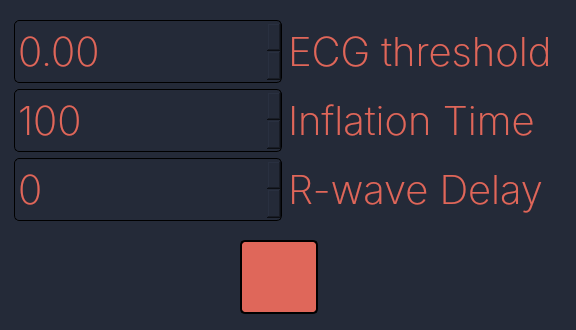
<?xml version="1.0" encoding="UTF-8"?>
<ui version="4.0">
 <class>DialogThreshold</class>
 <widget class="QDialog" name="DialogThreshold">
  <property name="windowModality">
   <enum>Qt::ApplicationModal</enum>
  </property>
  <property name="geometry">
   <rect>
    <x>0</x>
    <y>0</y>
    <width>576</width>
    <height>330</height>
   </rect>
  </property>
  <property name="font">
   <font>
    <family>Inter</family>
    <pointsize>30</pointsize>
    <weight>9</weight>
    <italic>false</italic>
    <bold>false</bold>
   </font>
  </property>
  <property name="windowTitle">
   <string>Dialog</string>
  </property>
  <property name="styleSheet">
   <string notr="true">background-color: rgb(36, 42, 56);
color: rgb(223, 103, 90);
font: 75 30pt &quot;Inter&quot;;</string>
  </property>
  <property name="modal">
   <bool>false</bool>
  </property>
  <widget class="QPushButton" name="uploadBtn">
   <property name="geometry">
    <rect>
     <x>240</x>
     <y>240</y>
     <width>78</width>
     <height>74</height>
    </rect>
   </property>
   <property name="styleSheet">
    <string notr="true">QPushButton
{
  background-color: rgb(223, 103, 90);
  color: rgb(223, 103, 90);
  border-style: solid;
  border-width: 2px;
  border-radius: 5px;
  border-color: rgb(0, 0, 0);
  padding: 5px;
  icon: url(:/Icons/GUI_Resources/upload.svg);
  qproperty-iconSize: 60px;
}

QPushButton::hover
{
  background-color:rgb(255, 116, 103);
  color: rgb(223, 103, 90);
  border-style: solid;
  border-width: 2px;
  border-radius: 5px;
  border-color: rgb(0, 0, 0);
  padding: 5px;
}

QPushButton::pressed
{
  background-color:rgb(166, 75, 67);
  color: rgb(223, 103, 90);
  border-style: solid;
  border-width: 2px;
  border-radius: 5px;
  border-color: rgb(0, 0, 0);
  padding: 5px;
}

QPushButton::disabled
{
  background-color:rgb(36, 42, 56);
  color:rgb(223, 103, 90);
  border-width: 0px;
  border-color: rgb(0, 0, 0);
  padding: 5px;
}

</string>
   </property>
   <property name="text">
    <string/>
   </property>
   <property name="icon">
    <iconset resource="Resource_file.qrc">
     <normaloff>:/Icons/GUI_Resources/upload.svg</normaloff>:/Icons/GUI_Resources/upload.svg</iconset>
   </property>
   <property name="iconSize">
    <size>
     <width>60</width>
     <height>60</height>
    </size>
   </property>
  </widget>
  <widget class="QWidget" name="layoutWidget">
   <property name="geometry">
    <rect>
     <x>14</x>
     <y>20</y>
     <width>542</width>
     <height>201</height>
    </rect>
   </property>
   <layout class="QHBoxLayout" name="horizontalLayout">
    <item>
     <layout class="QVBoxLayout" name="verticalLayout">
      <item>
       <widget class="QDoubleSpinBox" name="ecgSpinBox">
        <property name="sizePolicy">
         <sizepolicy hsizetype="Minimum" vsizetype="MinimumExpanding">
          <horstretch>0</horstretch>
          <verstretch>0</verstretch>
         </sizepolicy>
        </property>
        <property name="font">
         <font>
          <family>Inter</family>
          <pointsize>30</pointsize>
          <weight>9</weight>
          <italic>false</italic>
          <bold>false</bold>
         </font>
        </property>
        <property name="styleSheet">
         <string notr="true">QDoubleSpinBox
{
  background-color: rgb(36, 42, 56);
  color: rgb(223, 103, 90);
  border-style: solid;
  border-width: 1px;
  border-radius: 5px;
  border-color: rgb(0, 0, 0);
  padding: 1px;
}

QDoubleSpinBox::up-button {
	background-color: rgb(223, 103, 90);
	image: url(:/Icons/GUI_Resources/chevron-up.svg);
	width: 40px;
  	border-style: solid;
  	border-width: 2px;
  	border-radius: 5px;
  	border-color: rgb(0, 0, 0);
}

QDoubleSpinBox::up-button:hover {
	background-color: rgb(255, 116, 103);
}

QDoubleSpinBox::up-button:pressed {
	background-color: rgb(157, 71, 63);
}

QDoubleSpinBox::up-button:disabled {
	background-color: rgb(93, 93, 93);
}

QDoubleSpinBox::down-button {
	background-color: rgb(223, 103, 90);
	image: url(:/Icons/GUI_Resources/chevron-down.svg);
	width: 40px;
  	border-style: solid;
  	border-width: 2px;
  	border-radius: 5px;
  	border-color: rgb(0, 0, 0);
}

QDoubleSpinBox::down-button:hover {
	background-color: rgb(255, 116, 103);
}

QDoubleSpinBox::down-button:pressed {
	background-color: rgb(157, 71, 63);
}

QDoubleSpinBox::down-button:disabled {
	background-color: rgb(93, 93, 93);
}

QDoubleSpinBox::disabled
{
  color: rgb(93, 93, 93);
}</string>
        </property>
        <property name="minimum">
         <double>-99.989999999999995</double>
        </property>
        <property name="singleStep">
         <double>0.010000000000000</double>
        </property>
       </widget>
      </item>
      <item>
       <widget class="QSpinBox" name="inflationSpinBox">
        <property name="sizePolicy">
         <sizepolicy hsizetype="Minimum" vsizetype="MinimumExpanding">
          <horstretch>0</horstretch>
          <verstretch>0</verstretch>
         </sizepolicy>
        </property>
        <property name="font">
         <font>
          <family>Inter</family>
          <pointsize>30</pointsize>
          <weight>9</weight>
          <italic>false</italic>
          <bold>false</bold>
         </font>
        </property>
        <property name="styleSheet">
         <string notr="true">QSpinBox
{
  background-color: rgb(36, 42, 56);
  color: rgb(223, 103, 90);
  border-style: solid;
  border-width: 1px;
  border-radius: 5px;
  border-color: rgb(0, 0, 0);
  padding: 1px;
}

QSpinBox::up-button {
	background-color: rgb(223, 103, 90);
	image: url(:/Icons/GUI_Resources/chevron-up.svg);
	width: 40px;
  	border-style: solid;
  	border-width: 2px;
  	border-radius: 5px;
  	border-color: rgb(0, 0, 0);
}

QSpinBox::up-button:hover {
	background-color: rgb(255, 116, 103);
}

QSpinBox::up-button:pressed {
	background-color: rgb(157, 71, 63);
}

QSpinBox::up-button:disabled {
	background-color: rgb(93, 93, 93);
}

QSpinBox::down-button {
	background-color: rgb(223, 103, 90);
	image: url(:/Icons/GUI_Resources/chevron-down.svg);
	width: 40px;
  	border-style: solid;
  	border-width: 2px;
  	border-radius: 5px;
  	border-color: rgb(0, 0, 0);
}

QSpinBox::down-button:hover {
	background-color: rgb(255, 116, 103);
}

QSpinBox::down-button:pressed {
	background-color: rgb(157, 71, 63);
}

QSpinBox::down-button:disabled {
	background-color: rgb(93, 93, 93);
}

QSpinBox::disabled
{
  color: rgb(93, 93, 93);
}</string>
        </property>
        <property name="maximum">
         <number>999</number>
        </property>
        <property name="singleStep">
         <number>10</number>
        </property>
        <property name="value">
         <number>100</number>
        </property>
       </widget>
      </item>
      <item>
       <widget class="QSpinBox" name="delaySpinBox">
        <property name="enabled">
         <bool>true</bool>
        </property>
        <property name="sizePolicy">
         <sizepolicy hsizetype="Minimum" vsizetype="MinimumExpanding">
          <horstretch>0</horstretch>
          <verstretch>0</verstretch>
         </sizepolicy>
        </property>
        <property name="font">
         <font>
          <family>Inter</family>
          <pointsize>30</pointsize>
          <weight>9</weight>
          <italic>false</italic>
          <bold>false</bold>
         </font>
        </property>
        <property name="styleSheet">
         <string notr="true">QSpinBox
{
  background-color: rgb(36, 42, 56);
  color: rgb(223, 103, 90);
  border-style: solid;
  border-width: 1px;
  border-radius: 5px;
  border-color: rgb(0, 0, 0);
  padding: 1px;
}

QSpinBox::up-button {
	background-color: rgb(223, 103, 90);
	image: url(:/Icons/GUI_Resources/chevron-up.svg);
	width: 40px;
  	border-style: solid;
  	border-width: 2px;
  	border-radius: 5px;
  	border-color: rgb(0, 0, 0);
}

QSpinBox::up-button:hover {
	background-color: rgb(255, 116, 103);
}

QSpinBox::up-button:pressed {
	background-color: rgb(157, 71, 63);
}

QSpinBox::up-button:disabled {
	background-color: rgb(93, 93, 93);
}

QSpinBox::down-button {
	background-color: rgb(223, 103, 90);
	image: url(:/Icons/GUI_Resources/chevron-down.svg);
	width: 40px;
  	border-style: solid;
  	border-width: 2px;
  	border-radius: 5px;
  	border-color: rgb(0, 0, 0);
}

QSpinBox::down-button:hover {
	background-color: rgb(255, 116, 103);
}

QSpinBox::down-button:pressed {
	background-color: rgb(157, 71, 63);
}

QSpinBox::down-button:disabled {
	background-color: rgb(93, 93, 93);
}

QSpinBox::disabled
{
  color: rgb(93, 93, 93);
}</string>
        </property>
        <property name="alignment">
         <set>Qt::AlignLeading|Qt::AlignLeft|Qt::AlignVCenter</set>
        </property>
        <property name="maximum">
         <number>9999</number>
        </property>
        <property name="singleStep">
         <number>10</number>
        </property>
       </widget>
      </item>
     </layout>
    </item>
    <item>
     <layout class="QVBoxLayout" name="verticalLayout_2">
      <item>
       <widget class="QLabel" name="label_3">
        <property name="sizePolicy">
         <sizepolicy hsizetype="Preferred" vsizetype="MinimumExpanding">
          <horstretch>0</horstretch>
          <verstretch>0</verstretch>
         </sizepolicy>
        </property>
        <property name="font">
         <font>
          <family>Inter</family>
          <pointsize>30</pointsize>
          <weight>9</weight>
          <italic>false</italic>
          <bold>false</bold>
         </font>
        </property>
        <property name="text">
         <string>ECG threshold</string>
        </property>
       </widget>
      </item>
      <item>
       <widget class="QLabel" name="label_4">
        <property name="sizePolicy">
         <sizepolicy hsizetype="Preferred" vsizetype="MinimumExpanding">
          <horstretch>0</horstretch>
          <verstretch>0</verstretch>
         </sizepolicy>
        </property>
        <property name="font">
         <font>
          <family>Inter</family>
          <pointsize>30</pointsize>
          <weight>9</weight>
          <italic>false</italic>
          <bold>false</bold>
         </font>
        </property>
        <property name="text">
         <string>Inflation Time</string>
        </property>
       </widget>
      </item>
      <item>
       <widget class="QLabel" name="label_5">
        <property name="sizePolicy">
         <sizepolicy hsizetype="Preferred" vsizetype="MinimumExpanding">
          <horstretch>0</horstretch>
          <verstretch>0</verstretch>
         </sizepolicy>
        </property>
        <property name="font">
         <font>
          <family>Inter</family>
          <pointsize>30</pointsize>
          <weight>9</weight>
          <italic>false</italic>
          <bold>false</bold>
         </font>
        </property>
        <property name="text">
         <string>R-wave Delay</string>
        </property>
       </widget>
      </item>
     </layout>
    </item>
   </layout>
  </widget>
 </widget>
 <resources>
  <include location="Resource_file.qrc"/>
 </resources>
 <connections>
  <connection>
   <sender>uploadBtn</sender>
   <signal>clicked()</signal>
   <receiver>DialogThreshold</receiver>
   <slot>accept()</slot>
   <hints>
    <hint type="sourcelabel">
     <x>303</x>
     <y>91</y>
    </hint>
    <hint type="destinationlabel">
     <x>183</x>
     <y>75</y>
    </hint>
   </hints>
  </connection>
 </connections>
</ui>
